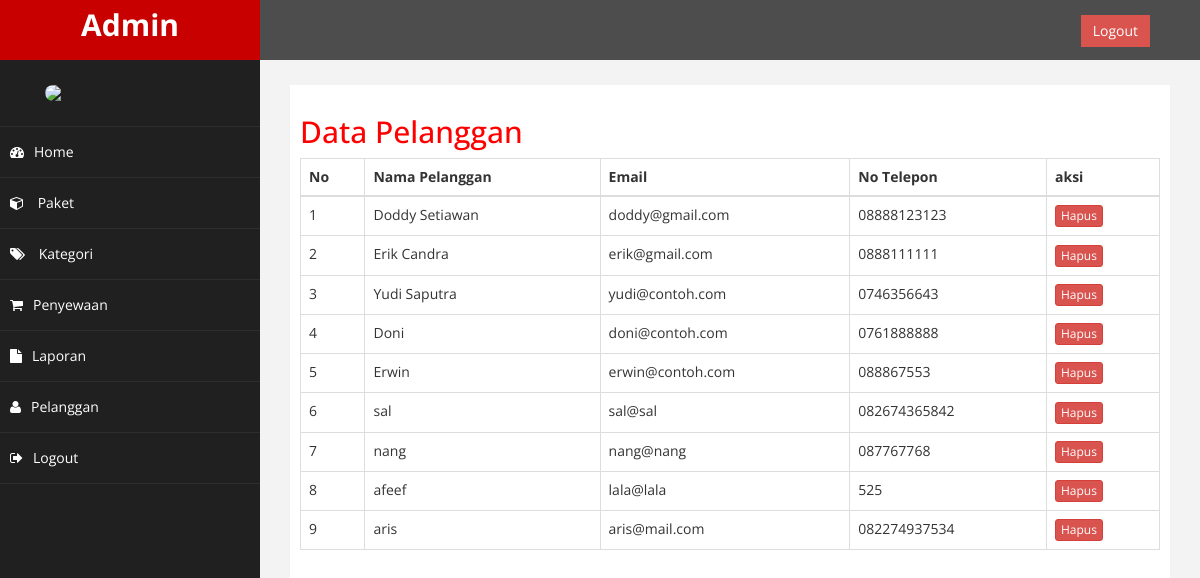
Page /admin/index.php?halaman=pelanggan (signed in) on the committed database.
### tables this page shows
CREATE TABLE `pelanggan` (
  `id_pelanggan` int(11) NOT NULL,
  `email_pelanggan` varchar(100) NOT NULL,
  `password_pelanggan` varchar(50) NOT NULL,
  `nama_pelanggan` varchar(100) NOT NULL,
  `telepon_pelanggan` varchar(100) NOT NULL,
  `alamat_pelanggan` text NOT NULL
);

### admin/pelanggan_produk/pelanggan.php (the view)
<h2>Data Pelanggan</h2>
<table class="table table-bordered">
	<thead>
		<tr>
		<th>No</th>
		<th>Nama Pelanggan</th>
		<th>Email</th>
		<th>No Telepon</th>
		<th>aksi</th>
		</tr>
	</thead>
	<tbody>
		<?php $no=1; ?>
		<?php $ambil = $koneksi->query("SELECT * FROM pelanggan"); ?>
		<?php while($pecah = $ambil->fetch_assoc()): ?>
		<tr>
			<td><?= $no; ?></td>
			<td><?= $pecah["nama_pelanggan"]; ?></td>
			<td><?= $pecah["email_pelanggan"]; ?></td>
			<td><?= $pecah["telepon_pelanggan"]; ?></td>
			<td>
			<a href="?halaman=hapus_pelanggan&id=<?=$pecah['id_pelanggan'];?>" class="btn btn-danger btn-xs">Hapus</a>
			</td>
		</tr>
		<?php $no++; ?>
		<?php endwhile; ?>
	</tbody>
</table>

### admin/assets/css/custom.css (style rules this page uses)
body { font-family: 'Open Sans', sans-serif; }
h2 { color: #f00; }

### rows in the picture
pelanggan: nama_pelanggan "Doddy Setiawan", email_pelanggan "doddy@gmail.com", telepon_pelanggan "08888123123"
pelanggan: nama_pelanggan "Erik Candra", email_pelanggan "erik@gmail.com", telepon_pelanggan "0888111111"
pelanggan: nama_pelanggan "Yudi Saputra", email_pelanggan "yudi@contoh.com", telepon_pelanggan "0746356643"
pelanggan: nama_pelanggan "Doni", email_pelanggan "doni@contoh.com", telepon_pelanggan "0761888888"
pelanggan: nama_pelanggan "Erwin", email_pelanggan "erwin@contoh.com", telepon_pelanggan "088867553"
pelanggan: nama_pelanggan "sal", email_pelanggan "sal@sal", telepon_pelanggan "082674365842"
pelanggan: nama_pelanggan "nang", email_pelanggan "nang@nang", telepon_pelanggan "087767768"
pelanggan: nama_pelanggan "afeef", email_pelanggan "lala@lala", telepon_pelanggan "525"
pelanggan: nama_pelanggan "aris", email_pelanggan "aris@mail.com", telepon_pelanggan "082274937534"
